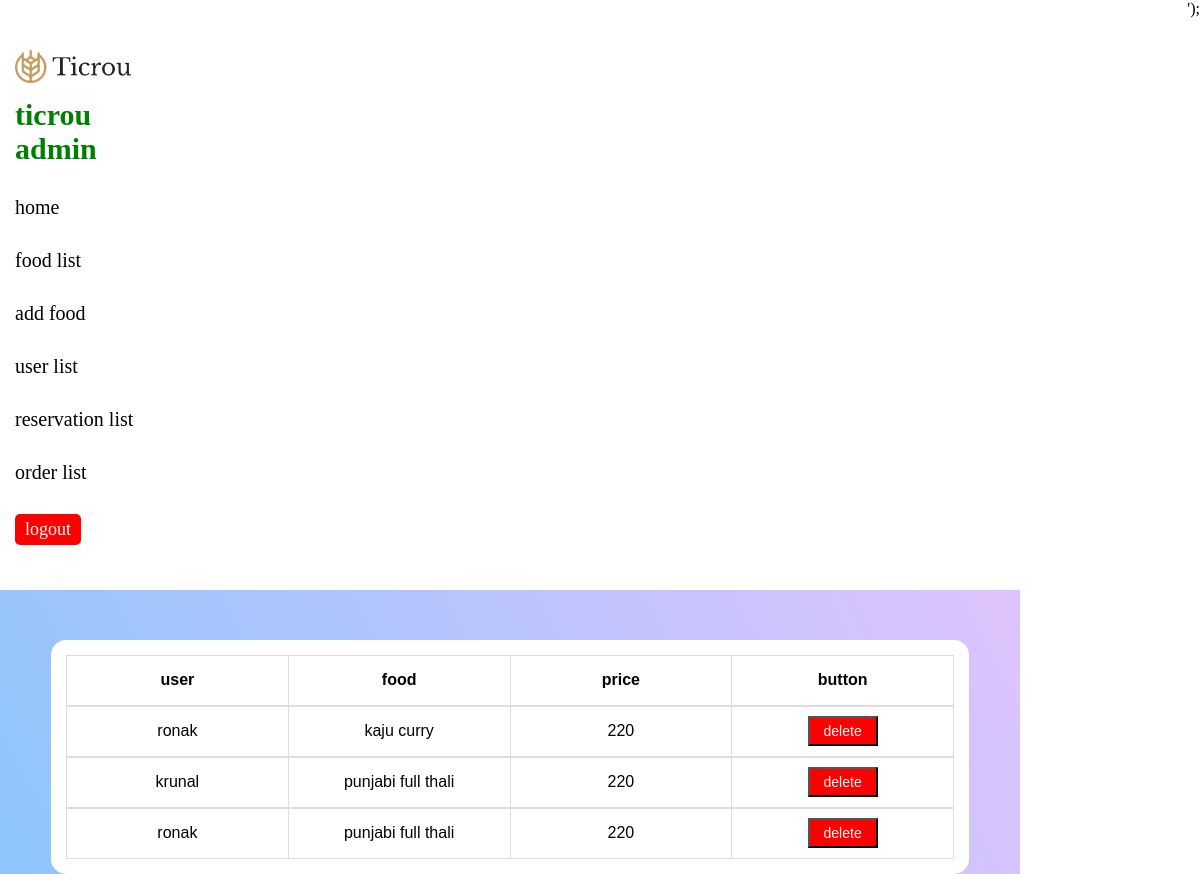
/orderlist.php, run on the app's committed database.
### tables this page shows
CREATE TABLE `orders` (
  `id` int(11) NOT NULL,
  `user_id` int(11) NOT NULL,
  `product_id` int(11) NOT NULL,
  `user_name` varchar(50) NOT NULL,
  `product_name` varchar(50) NOT NULL,
  `product_price` int(10) NOT NULL
);

### orderlist.php (the view, shortened to what this page needs)
<?php
include "conn.php";
?>
<!DOCTYPE html>
<html lang="en">
<head>
  <link rel="stylesheet" href="./asset/scss/ticrou.css">
</head>
<body class="flex">
  <?php readfile("admin.php"); ?>
  <section class="order-list">
    <div class="container">
      <div class="row">
        <div class="messagebox" style="background-color: white; padding: 15px;">
        </div>
        <div class="content flex">
          <div class="main-box">
            <table>
              <tr>
                <th>
                  <p>user</p>
                </th>
                <th>
                  <p>food</p>
                </th>
                <th>
                  <p>price</p>
                </th>
                <th>
                  <p>button</p>
                </th>
              </tr>
            </table>
            <?php
            $sql = "SELECT * FROM orders";
            $result = $conn->query($sql);
            if ($result->num_rows > 0) {
              while ($row = $result->fetch_assoc()) {
            ?>
                      <table>
                        <tr>
                          <td>
                            <p><?php echo $row['user_name'] ?></p>
                          </td>
                          <td>
                            <p><?php echo $row['product_name'] ?></p>
                          </td>
                          <td>
                            <p><?php echo $row['product_price'] ?></p>
                          </td>
                          <td>
                            <form action="" method="post">
                              <input type="submit" value="delete" name="deleteorder">
                            </form>
                          </td>
                        </tr>
                      </table>
            <?php
              }
            }
            ?>
          </div>
        </div>
      </div>
    </div>
  </section>
</body>
</html>

### asset/scss/ticrou.css (style rules this page uses)
* { margin: 0px; padding: 0px; box-sizing: border-box; list-style: none; text-decoration: none; }
table { font-family: arial, sans-serif; border-collapse: collapse; width: 100%; }
td, th { border: 1px solid #dddddd; text-align: center; padding: 8px; overflow: hidden; height: 50px; }
.container { max-width: 1230px; margin: 0 auto; }
.flex { display: flex; justify-content: space-between; flex-wrap: wrap; }
input, button { cursor: pointer; }
.admin-header { width: 15%; height: 100%; z-index: 99; background-color: white; position: sticky; top: 0px; }
.admin-header .container .row .heading { padding-top: 50px; padding-left: 15px; }
.admin-header .container .row .heading .logo { width: 70%; }
.admin-header .container .row .heading .logo img { display: block; width: 100%; }
.admin-header .container .row .heading h2 { padding: 15px 0px; font-size: 30px; color: green; }
.admin-header .container .row .menu ul li { padding: 15px; }
.admin-header .container .row .menu ul li a { color: black; font-size: 20px; }
.order-list { width: 85%; background-color: #8EC5FC; background-image: linear-gradient(62deg, #8EC5FC 0%, #E0C3FC 100%); }
.order-list .container .row .content { justify-content: center; align-items: center; padding-top: 50px; }
.order-list .container .row .content .main-box { width: 90%; padding: 15px; background-color: white; border-radius: 15px; }
.order-list .container .row .content .main-box table tr th { width: 25% !important; }
.order-list .container .row .content .main-box table tr td { width: 25% !important; }
.order-list .container .row .content .main-box table tr td form { width: 100%; }
.order-list .container .row .content .main-box table tr td form input { font-size: 14px; width: 70px; color: white; padding: 5px; background-color: red; }

### data on the page
orders: user_name "ronak", product_name "kaju curry", product_price "220"
orders: user_name "krunal", product_name "punjabi full thali", product_price "220"
orders: user_name "ronak", product_name "punjabi full thali", product_price "220"
